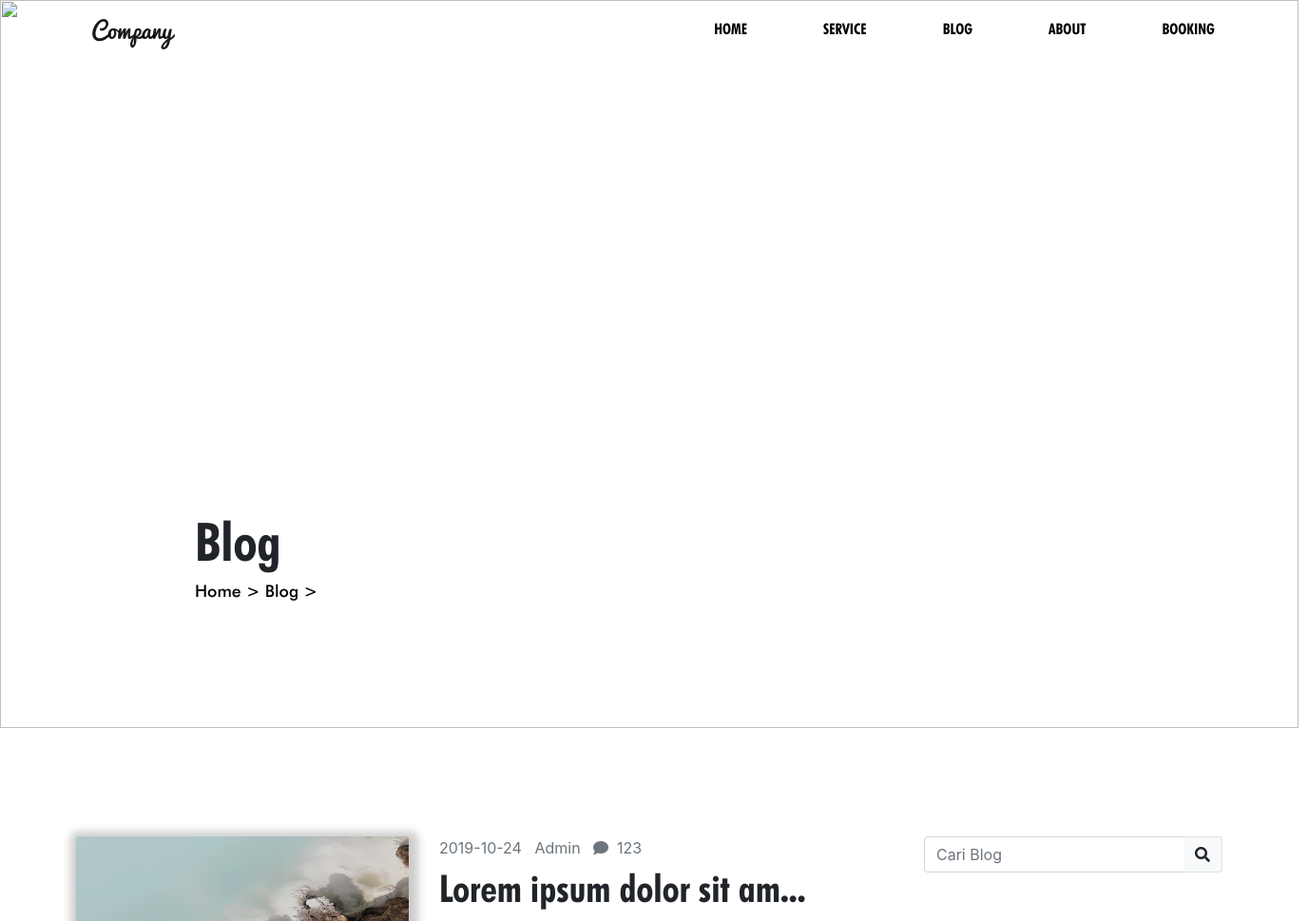
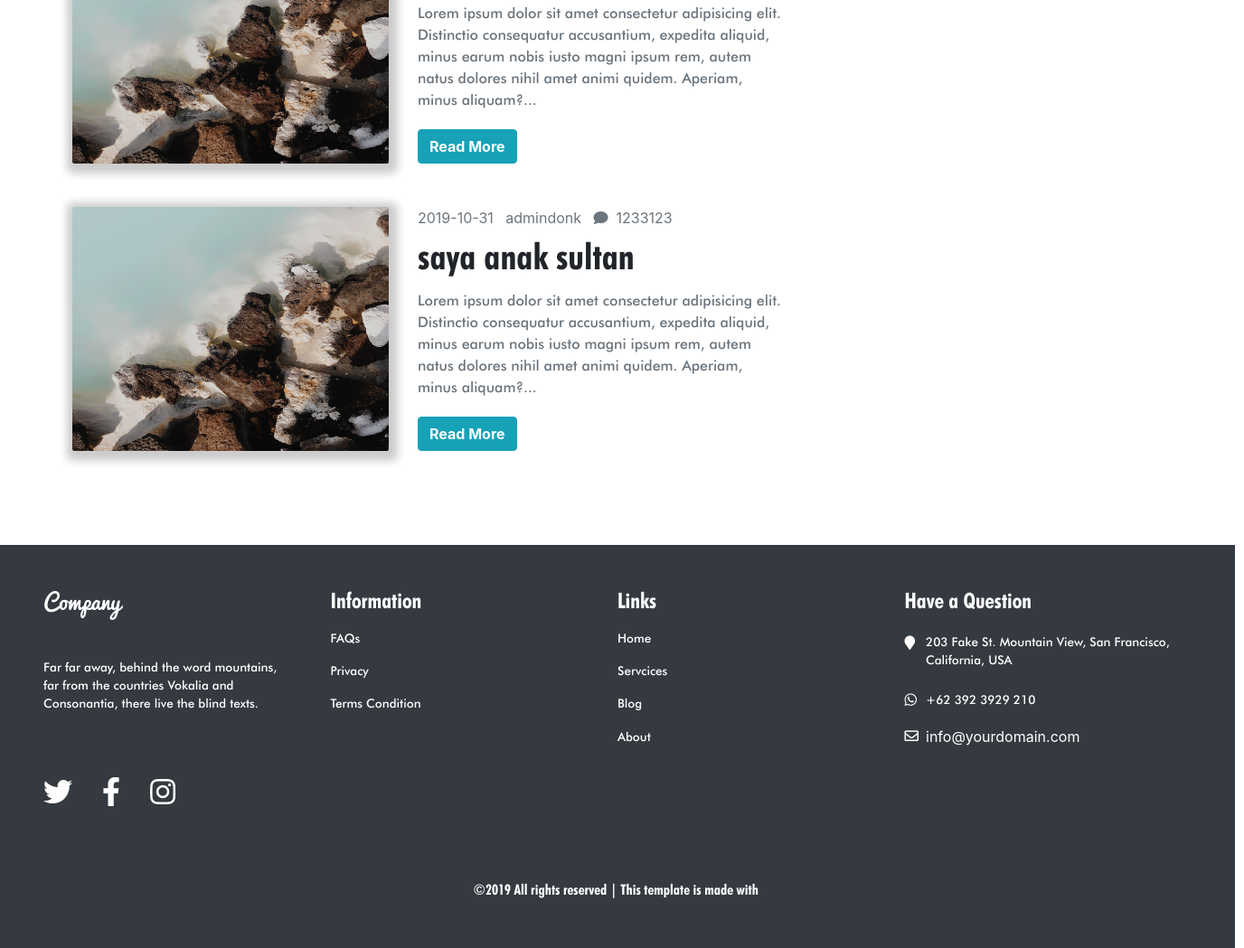
Page /index.php/user/blog on the committed database (2 pictures, top to bottom).
### tables this page shows
CREATE TABLE `blog` (
  `id` int(10) NOT NULL,
  `title` text NOT NULL,
  `desc` text NOT NULL,
  `date` date NOT NULL,
  `author` text NOT NULL,
  `view` int(11) NOT NULL,
  `image` text NOT NULL
);

### application/controllers/user/Blog.php (called while the page is built, shortened)
<?php
    class Blog extends CI_Controller {
        public function __construct()
        {
            $this->load->model('Blog_model');
        }
        public function index()
        {
            $data['blogs'] = $this->Blog_model->tampilData();
            $this->load->view('user/template/header');
            $this->load->view('user/blog/index',$data);
            $this->load->view('user/template/footer');
        }
    }
?>

### index.php (called while the page is built, shortened)
<?php
require_once BASEPATH.'core/CodeIgniter.php';

### application/models/Blog_model.php (called while the page is built, shortened)
<?php
    class Blog_model extends CI_Model {
      public function tampilData(){
        $value = $this->db->get('blog')->result();
        return $value;
      }
    }
?>

### application/views/user/blog/index.php (the view)
<section class="sec headImage" data-aos="zoom-in-up">
	<img src="https://images.pexels.com/photos/1595822/pexels-photo-1595822.jpeg?auto=compress&cs=tinysrgb&dpr=2&h=750&w=1260" alt="">
	<div class="headIndex">
		<h1 class="futura-head" style="font-size:3.5rem;">Blog</h1>
		<h2 class="futura-content" style="font-size:1.1rem;">
			<a class="imageLink" href="<?= base_url().'user/home' ?>">Home ></a>
			<a class="imageLink" href="<?= base_url().'user/blog' ?>">Blog ></a>
		</h2>
	</div>
</section>
<section class="newContent sec">
<div class=" d-flex flex-row-reverse justify-content-between mt-5" data-aos="fade-right">
<div>
	<form action="" method="post">
		<div class="input-group">
			<input type="text" class="form-control" placeholder="Cari Blog" name="keyword">
			<div class="input-group-append">
				<button class="btn btn-light border border-left-0" type="submit"><i class="fa fa-search" aria-hidden="true"></i></button>
			</div>
		</div>
	</form>
</div>
	<?php foreach ($blogs as $blog) : ?>
		<div class="blogC d-flex flex-row mb-5" data-aos="fade-right">
			<div class="iblog">
				<img src="<?= base_url().'/uploads/blogs/'.$blog->image?>" alt="lala">
			</div>
			<div class="text">
				<div class="textBoard">
					<div>
						<p class="text-muted p-0 m-0"><?= $blog->date ?> &nbsp; <?= str_word_count($blog->author) > 5 ? substr($blog->author,0,15)."..." : $blog->author ; ?> &nbsp; <i class="fa fa-comment" aria-hidden="true"></i>&nbsp; <?= $blog->view ?></p>
						<p class="futura-head p-0 m-0" style="font-size:2.5rem"> <?= str_word_count($blog->title) > 5 ? substr($blog->title,0,25)."..." : $blog->title ; ?></p>
						<p class="futura-content p-0 text-muted mt-2" style="font-size:1rem">
							<?= str_word_count($blog->desc) > 25 ? substr($blog->desc,0,250)."..." : $blog->desc ;?>
						</p>
					</div>
					<div>
						<button class="btn btn-info mt-1 font-weight-bold"> Read More </button>
					</div>
				</div>
			</div>
		</div>
	</div>
	<?php endforeach; ?>
</section>

### assets/css/user.css (style rules this page uses)
html { scroll-behavior: smooth; }
.sec { width: 1366px; height: auto; padding: 2rem 5rem; }
.headImage { width: 1366px; height: 766px; position: absolute; top: 0; left: 0; }
.headImage img { top: 0; left: 0; width: 1366px; height: 766px; z-index: -1; position: absolute; }
.futura-head { font-family: futura; font-weight: 700; }
.futura-content { font-family: futura; font-weight: 200; }
.newContent { margin-top: 50rem; }
.headIndex { z-index: 2; position: absolute; top: 70%; left: 15%; }
.imageLink { text-decoration: none; color: black; }

### assets/css/blog.css (style rules this page uses)
.blogC { width: 65%; }
.iblog img { width: 350px; height: 270px; margin-right: 2rem; border-radius: 2px; box-shadow: 2px 3px 10px 8px #ccc; }
.textBoard { width: inherit; height: 270px; display: flex; flex-direction: column; justify-content: space-between; }

### rows in the picture
blog: image (picture), date "2019-10-24", author "Admin", view "123", title "Lorem ipsum dolor sit am", desc "Lorem ipsum dolor sit amet consectetur adipisicing elit. Distinctio consequatur accusantium, expedita aliquid, minus earum nobis iusto magni ipsum rem, autem natus dolores nihil amet animi quidem. Aperiam, minus aliquam?"
blog: image (picture), date "2019-10-31", author "admindonk", view "1233123", title "saya anak sultan", desc "Lorem ipsum dolor sit amet consectetur adipisicing elit. Distinctio consequatur accusantium, expedita aliquid, minus earum nobis iusto magni ipsum rem, autem natus dolores nihil amet animi quidem. Aperiam, minus aliquam?"
